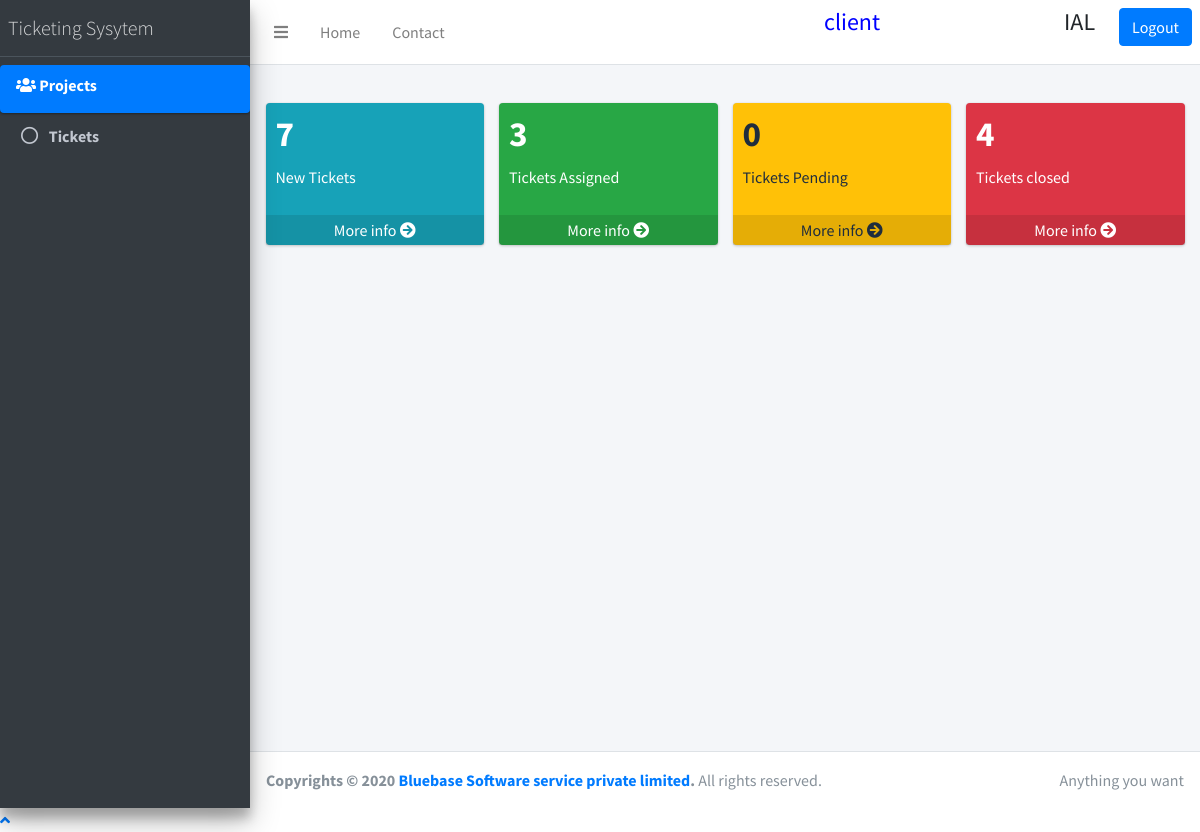
Page /index.php (signed in) on the committed database.
### tables this page shows
CREATE TABLE IF NOT EXISTS `user_master` (
  `id` int(11) NOT NULL AUTO_INCREMENT,
  `usertype` varchar(200) NOT NULL,
  `users_id` int(11) NOT NULL,
  `role_master_id` int(100) DEFAULT NULL,
  `user_name` varchar(200) NOT NULL,
  `password` varchar(200) NOT NULL,
  `org_password` varchar(200) NOT NULL,
  `full_name` varchar(200) NOT NULL,
  `user_status` int(11) DEFAULT '1',
  `created_by` varchar(200) DEFAULT NULL,
  `created_on` timestamp NULL DEFAULT CURRENT_TIMESTAMP,
  `modified_by` varchar(250) DEFAULT NULL,
  `modified_on` datetime DEFAULT NULL,
  PRIMARY KEY (`id`)
);

CREATE TABLE IF NOT EXISTS `role_master` (
  `id` int(11) NOT NULL AUTO_INCREMENT,
  `role_name` varchar(200) NOT NULL,
  `status` int(250) NOT NULL,
  PRIMARY KEY (`id`)
);

CREATE TABLE IF NOT EXISTS `masters_menu` (
  `id` int(255) NOT NULL AUTO_INCREMENT,
  `menu_name` varchar(255) DEFAULT NULL,
  `menu_description` varchar(255) DEFAULT NULL,
  `menu_order` varchar(255) DEFAULT NULL,
  `menu_class` varchar(255) DEFAULT NULL,
  `menu_url` varchar(255) DEFAULT NULL,
  `call_method` varchar(125) DEFAULT NULL,
  `created_by` int(255) DEFAULT NULL,
  `created_on` datetime DEFAULT NULL,
  PRIMARY KEY (`id`)
);

CREATE TABLE IF NOT EXISTS `masters_sub_menu` (
  `id` int(255) NOT NULL AUTO_INCREMENT,
  `menu_id` int(255) DEFAULT NULL,
  `name` varchar(255) DEFAULT NULL,
  `call_method` varchar(255) DEFAULT NULL,
  `status` int(2) DEFAULT NULL,
  `created_by` int(2) DEFAULT NULL,
  `created_on` datetime DEFAULT NULL,
  `modified_by` int(2) DEFAULT NULL,
  `modified_on` datetime DEFAULT NULL,
  PRIMARY KEY (`id`)
);

### index.php (the view, shortened to what this page needs)
<?php
include("connect.php");
$fullname=$_SESSION['fullname'];
$rolemaster_id=$_SESSION['rolemaster_id'];
?>
<!DOCTYPE html>
<html lang="en">
<head>
<link rel="stylesheet" href="https://code.ionicframework.com/ionicons/2.0.1/css/ionicons.min.css">
  <link rel="stylesheet" href="plugins/datatables-bs4/css/dataTables.bootstrap4.min.css">
  <link rel="stylesheet" href="plugins/fontawesome-free/css/all.min.css">
    <link rel="stylesheet" href="plugins/datatables-responsive/css/responsive.bootstrap4.min.css">
	<link rel="stylesheet" href="plugins/summernote/summernote-bs4.css">
	 <link rel="stylesheet" href="plugins/icheck-bootstrap/icheck-bootstrap.min.css">
  <link rel="stylesheet" href="dist/css/adminlte.min.css">
</head>
<body class="hold-transition sidebar-mini">
<div  class="wrapper">
  <nav class="main-header navbar navbar-expand navbar-white navbar-light">
    <ul class="navbar-nav">
      <li class="nav-item">
        <a class="nav-link" data-widget="pushmenu" href="#" role="button"><i class="fas fa-bars"></i></a>
      </li>
      <li class="nav-item d-none d-sm-inline-block">
        <a href="index.php" class="nav-link">Home</a>
      </li>
      <li class="nav-item d-none d-sm-inline-block">
        <a href="#" class="nav-link">Contact</a>
      </li>
    </ul>
    <ul class="navbar-nav ml-auto">
	<?php
	$query1 = $con->prepare("SELECT * FROM `user_master`
INNER JOIN role_master ON user_master.role_master_id=role_master.id where role_master.id='$rolemaster_id'");
$query1->execute();
$query_run = $query1->fetch();
	?>
	<p style="margin-r: 2.5em;padding: 0 7em 2em 0;"><h4  style="color:blue;"><?php echo  $query_run['role_name'];?></h4></p>
	<br>
	<br>
	<p style="margin-left: 4.5em;padding: 0 7em 2em 0;" ><h4><?php echo strtoupper($fullname); ?></h4></p>
      <li class="nav-item">
            <a class="btn btn-primary" href="login/logout.php">Logout</a>
      </li>
    </ul>
  </nav>
  <aside class="main-sidebar sidebar-dark-primary elevation-4">
    <a href="" class="brand-link">
      <span class="brand-text font-weight-light">Ticketing Sysytem</span>
    </a>
	<?php
	include 'sidebar.php';
	?>
  </aside>
  <div class="content-wrapper">
    <div class="content-header">
    </div>
    <div class="content">
      <div class="container-fluid">
		<div id="main_content">
		 <div class="row">
          <div class="col-lg-3 col-6">
            <div class="small-box bg-info">
              <div class="inner">
			  <?php
			  $sql1 = $con->prepare("SELECT COUNT(id) as id
FROM tickets");
$sql1->execute();
$row = $sql1->fetch();
			  ?>
                <h3><?php echo  $row['id'];?></h3>
                <p>New Tickets</p>
              </div>
              <a href="#" class="small-box-footer">More info <i class="fas fa-arrow-circle-right"></i></a>
            </div>
          </div>
          <div class="col-lg-3 col-6">
            <div class="small-box bg-success">
              <div class="inner">
                <?php
			  $sql1 = $con->prepare("SELECT COUNT(id) as id
FROM tickets where tickets_status=1");
$sql1->execute();
$row = $sql1->fetch();
			  ?>
                <h3><?php echo  $row['id'];?></h3>
                <p>Tickets Assigned</p>
              </div>
              <a href="#" class="small-box-footer">More info <i class="fas fa-arrow-circle-right"></i></a>
            </div>
          </div>
          <div class="col-lg-3 col-6">
            <div class="small-box bg-warning">
              <div class="inner">
              <?php
			  $sql1 = $con->prepare("SELECT COUNT(id) as id
FROM tickets where tickets_status=2");
$sql1->execute();
$row = $sql1->fetch();
			  ?>
                <h3><?php echo  $row['id'];?></h3>
                <p>Tickets Pending</p>
              </div>
              <a href="#" class="small-box-footer">More info <i class="fas fa-arrow-circle-right"></i></a>
            </div>
          </div>
          <div class="col-lg-3 col-6">
            <div class="small-box bg-danger">
              <div class="inner">
               <?php
			  $sql1 = $con->prepare("SELECT COUNT(id) as id
FROM tickets where tickets_status=3");
$sql1->execute();
$row = $sql1->fetch();
			  ?>
                <h3><?php echo  $row['id'];?></h3>
                <p>Tickets closed</p>
              </div>
              <a href="#" class="small-box-footer">More info <i class="fas fa-arrow-circle-right"></i></a>
            </div>
          </div>
        </div>
		</div>
      </div>
    </div>
  </div>
 <?php
	include 'footer.php';
    ?>
 <a class="scroll-to-top rounded" href="#page-top">
      <i class="fa fa-angle-up"></i>
    </a>
</body>
</html>

### sidebar.php
<nav class="mt-2">
<ul class="nav nav-pills nav-sidebar flex-column" data-widget="treeview" role="menu" data-accordion="false">
<li class="nav-item has-treeview menu-open">
<?php
$rolemaster_id=$_SESSION['rolemaster_id'];
$sql = $con->query("SELECT masters_menu.id as id,masters_menu.menu_name FROM `masters_menu` INNER JOIN role_mapping ON masters_menu.id = role_mapping.menu_id
WHERE role_mapping.role_id='$rolemaster_id' group by menu_name");
while($row = $sql->fetch(PDO::FETCH_ASSOC))
{
$menuid=$row['id'];
?>
<a href="#collapseMulti_<?php echo $row['id']; ?>" class="nav-link active">
<i class="fa fa-users" aria-hidden="true"></i>
<p><label><?php echo $row['menu_name']; ?></label></p>
</a>
<ul class="nav nav-treeview">
 <?php
    $sql2 = $con->query("SELECT * FROM `masters_sub_menu` INNER JOIN role_mapping ON masters_sub_menu.id=role_mapping.submenu_id
 WHERE role_mapping.role_id='$rolemaster_id' and role_mapping.menu_id='$menuid'");
    while($res = $sql2->fetch(PDO::FETCH_ASSOC))
    { ?>
<li class="nav-item">
<a onclick="<?php echo $res['call_method']; ?>" class="nav-link ">
<i class="far fa-circle nav-icon"></i>
 <p><label><?php echo $res['name']; ?> </label></p>
</a>
</li>
 <?php
    }
    ?>
</ul>
<?php
}
?>
</li>
</ul>
</nav>

### rows in the picture
user_master: role_master.role_name "client"
masters_menu: menu_name "Projects"
masters_sub_menu: name "Tickets"

### other values in the picture
$fullname "IAL"
$row['id'] "7"
$row['id'] "3"
$row['id'] "0"
$row['id'] "4"
